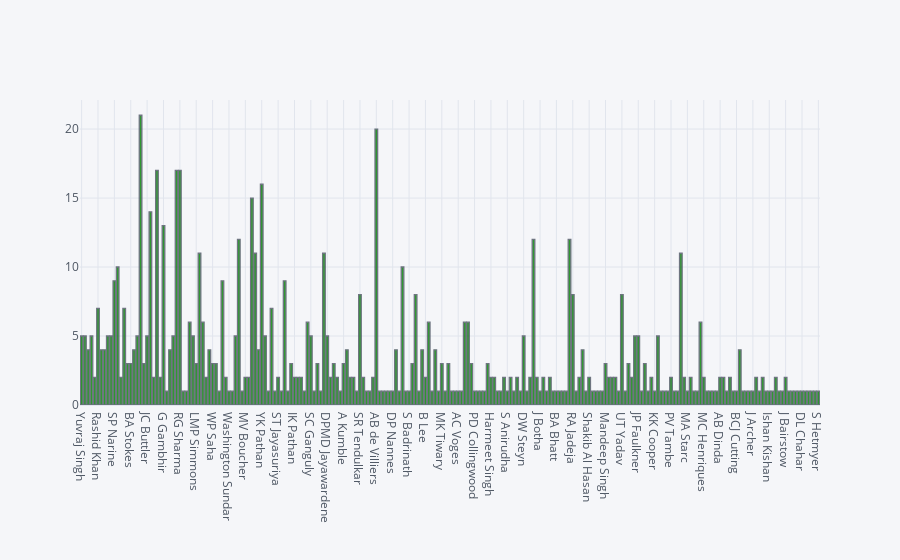

The cell this chart's notebook holds for it:
### Markdown cell above
# General analysis of players and matches

### Code cell
matches['player_of_match'].iplot(kind='hist',color='green')

### Figure 1 — Plotly figure (JSON) as saved in the notebook; plotly's stock layout.template omitted (floating-point values rounded to 4 significant figures; data arrays with more than 128 entries replaced by an {"elided": "..."} marker saying what was removed)
{"data": [{"histfunc": "count", "histnorm": "", "marker": {"color": "rgba(0, 128, 0, 1.0)", "line": {"color": "#4D5663", "width": 1.3}}, "name": "player_of_match", "opacity": 0.8, "orientation": "v", "type": "histogram", "x": {"elided": "756 str values"}}], "layout": {"barmode": "overlay", "legend": {"bgcolor": "#F5F6F9", "font": {"color": "#4D5663"}}, "paper_bgcolor": "#F5F6F9", "plot_bgcolor": "#F5F6F9", "title": {"font": {"color": "#4D5663"}}, "xaxis": {"gridcolor": "#E1E5ED", "showgrid": true, "tickfont": {"color": "#4D5663"}, "title": {"font": {"color": "#4D5663"}, "text": ""}, "zerolinecolor": "#E1E5ED"}, "yaxis": {"gridcolor": "#E1E5ED", "showgrid": true, "tickfont": {"color": "#4D5663"}, "title": {"font": {"color": "#4D5663"}, "text": ""}, "zerolinecolor": "#E1E5ED"}}}
